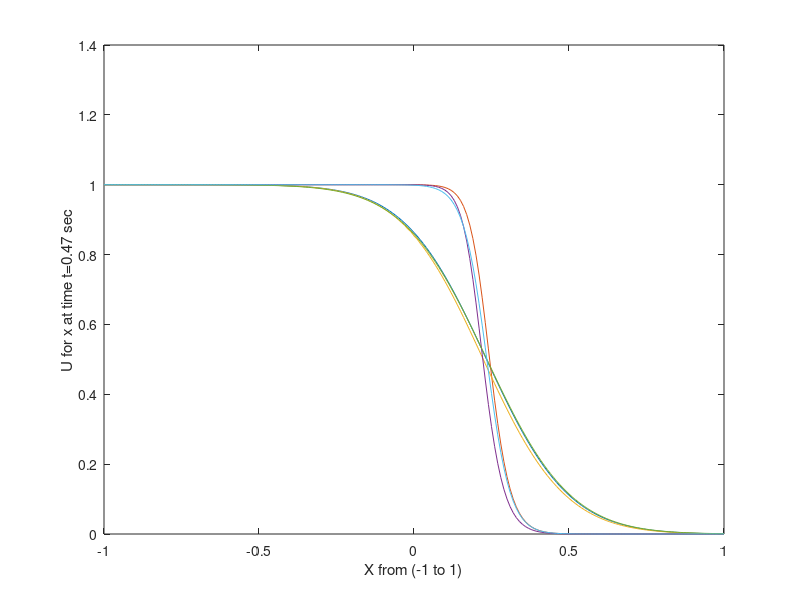

The MATLAB script that drew this image: (Note: this script raises an error after producing the figure.)
%RIKESH SHARMA
%180606
%ME630A

function burgerSolutions()
xmax=1;
dx=0.01;
x=-xmax:dx:xmax;

Re=10;
ue10=explicitBurger(Re);
ui10=implicitBurger(Re);
uExact10=exactBurgerSol(Re,0.47);

Re=50;
ue50=explicitBurger(Re);
ui50=implicitBurger(Re);
uExact50=exactBurgerSol(Re,0.47);

figure
plot(x,ue10(:,4700));
hold on
plot(x,ue50(:,4700));
plot(x,ui10(:,47));
plot(x,ui50(:,47));
plot(x,uExact10);
plot(x,uExact50);
xlabel(' X from (-1 to 1) ');
ylabel('U for x at time t=0.47 sec');
title('RIKESH SHARMA 180606','U for x at time t=0.47 sec');
legend('Explicit Re=10(FTFS)','Explicit Re=50(FTFS)','Implicit Re=10 (CN)','Implicit Re=50 (CN)','Exact Re=10','Exact Re=50');
xlim([-1 1]);
ylim([-0.01 1.01]);

figure
plot(x,ue10(:,4700));
hold on
plot(x,ui10(:,47));
plot(x,uExact10);
xlabel(' X from (-1 to 1) ');
ylabel('U for x at time t=0.47 sec');
title('RIKESH SHARMA 180606','U for x at time t=0.47 sec');
legend('Explicit Re=10(FTFS)','Implicit Re=10 (CN)','Exact Re=10');
xlim([-1 1]);
ylim([-0.01 1.01]);

figure
plot(x,ue50(:,4700));
hold on
plot(x,ui50(:,47));
plot(x,uExact50);
xlabel(' X from (-1 to 1) ');
ylabel('U for x at time t=0.47 sec');
title('RIKESH SHARMA 180606','U for x at time t=0.47 sec');
legend('Explicit Re=50(FTFS)','Implicit Re=50 (CN)','Exact Re=50');
xlim([-1 1]);
ylim([-0.01 1.01]);

figure
plot(x,ue10(:,4700));
hold on
plot(x,ue50(:,4700));
xlabel(' X from (-1 to 1) ');
ylabel('U for x at time t=0.47 sec');
title('RIKESH SHARMA 180606','U for x at time t=0.47 sec');
legend('Explicit Re=10(FTFS)','Explicit Re=50(FTFS)');
xlim([-1 1]);
ylim([-0.01 1.01]);

figure
plot(x,ui10(:,47));
hold on
plot(x,ui50(:,47));
xlabel(' X from (-1 to 1) ');
ylabel('U for x at time t=0.47 sec');
title('RIKESH SHARMA 180606','U for x at time t=0.47 sec');
legend('Implicit Re=10 (CN)','Implicit Re=50 (CN)');
xlim([-1 1]);
ylim([-0.01 1.01]);
end

function u=explicitBurger(Re)
xmax=1;
nu=1/Re;
dt=0.0001;
dx=0.01;

s=nu*dt/(dx*dx);

N=(1/dt)+1;
gridP=2*xmax/dx +1;

u=zeros(gridP,N);
u(1:xmax/dx,1)=1.0;
u(xmax/dx+1:gridP,1)=0.0;
u(1,:)=1.0;
u(gridP,:)=0.0;

for i=1:N-1
       
%      u(2:gridP-1,i+1)=u(2:gridP-1,i)...
%          -(dt/dx)*u(2:gridP-1,i).*(u(2:gridP-1,i)-u(1:gridP-2,i))...
%          +0.5*(dt^2/dx^2)*u(2:gridP-1,i+1).^2.*(u(3:gridP,i+1)-2*u(2:gridP-1,i+1)+u(1:gridP-2,i+1))...
%          +s*(u(3:gridP,i)-2*u(2:gridP-1,i)+u(1:gridP-2,i));
    u(2:gridP-1,i+1)=u(2:gridP-1,i)...
        -(dt/dx)*u(2:gridP-1,i).*(u(3:gridP,i)-u(2:gridP-1,i))...
         +0.5*(dt^2/dx^2)*u(2:gridP-1,i+1).^2.*(u(3:gridP,i+1)-2*u(2:gridP-1,i+1)+u(1:gridP-2,i+1))...
         +s*(u(3:gridP,i)-2*u(2:gridP-1,i)+u(1:gridP-2,i));
         
end

end
function u=implicitBurger(Re)
xmax=1;
nu=1/Re;
dt=0.01;
dx=0.01;

s=nu*dt/(dx*dx);

N=(1/dt)+1;
gridP=2*xmax/dx +1;

u=zeros(gridP,N);
u(1:xmax/dx,1)=1.0;
u(xmax/dx+1:gridP,1)=0.0;
u(1,:)=1.0;
u(gridP,:)=0.0;
a=zeros(gridP-2);
b=zeros(gridP-2);
c=zeros(gridP-2);
d=zeros(gridP-2);

for i=1:N-1
    b(1:gridP-2) = ( 1-u(2:gridP-1,i)*dt/(2*dx)+s);
    a(2:gridP-2) = -0.5*s;
    c(1:gridP-3) = (0.5*u(3:gridP-1,i)*(dt/dx)-0.5*s);
    d(1)         = 0.5*s*u(1,i)+(1-s)*u(2,i)+0.5*s*u(3,i)+u(1,i+1)*0.5*s;
    d(gridP-2)   = 0.5*s*u(gridP-2,i)+(1-s)*u(gridP-1,i)+0.5*s*u(gridP,i)- u(gridP,i+1)*(u(gridP,i)*0.5*(dt/dx)-0.5*s);
    d(2:gridP-3) = 0.5*s*u(2:gridP-3,i)+(1-s)*u(3:gridP-2,i)+0.5*s*u(4:gridP-1,i);
    
    u(2:gridP-1,i+1) = TDMA(a,b,c,d);
    
end


end
function uExact=exactBurgerSol(Re,t)

xmax=1;
dx=0.01;
x=-xmax:dx:xmax;
N=2*xmax/dx+1;
uExact=zeros(N,1);
for i = 1:N
    f = @(z)  ((x(i)-z)/t).*exp(-0.5*Re*(z+0.5*((x(i)-z).^2)/t)) ;
    g = @(z)  ((x(i)-z)/t).*exp(-0.5*Re*(0.5*((x(i)-z).^2)/t)) ;
    h = @(z)  exp(-0.5*Re*(z+0.5*((x(i)-z).^2)/t));
    l = @(z)  exp(-0.5*Re*(0.5*((x(i)-z).^2)/t));
    
    fi = integral(f,-inf,0);
    gi = integral(g,0,inf);
    hi = integral(h,-inf,0);
    li = integral(l,0,inf);
    
    uExact(i)=(fi+gi)/(hi+li);
end

end
function x = TDMA(a,b,c,d)
%a, b, c are the column vectors for the compressed tridiagonal matrix, d is the right vector
n = length(b); % n is the number of rows
 
% Modify the first-row coefficients
c(1) = c(1) / b(1);    % Division by zero risk.
d(1) = d(1) / b(1);    % Division by zero would imply a singular matrix.
 
for i = 2:n-1
    mult = b(i) - a(i) * c(i-1);
    c(i) = c(i) / mult;
    d(i) = (d(i) - a(i) * d(i-1)) / mult;
end
 
d(n) = (d(n) - a(n) * d(n-1))/( b(n) - a(n) * c(n-1));
 
% Now back substitute.
x(n) = d(n);
for i = n-1:-1:1
    x(i) = d(i) - c(i) * x(i + 1);
end
end
